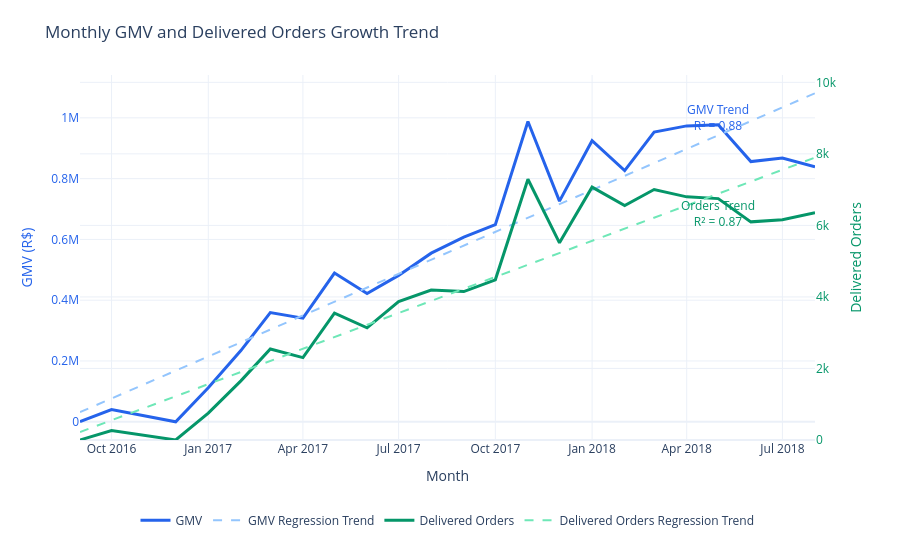

Notebook code for this chart:
### Markdown cell above
### 5.2 Growth Trends and Seasonality

### Code cell
# Build monthly GMV and delivered-order time series
delivered_orders_ts = orders_df.loc[
    orders_df["order_status"].eq("delivered"),
    ["order_id", "order_purchase_timestamp"],
].copy()
delivered_orders_ts["month"] = delivered_orders_ts["order_purchase_timestamp"].dt.to_period("M").dt.to_timestamp()

monthly_orders = (
    delivered_orders_ts.groupby("month", as_index=False)
    .agg(delivered_orders=("order_id", "nunique"))
)
monthly_gmv = (
    items_df.merge(delivered_orders_ts[["order_id", "month"]], on="order_id", how="inner")
    .groupby("month", as_index=False)
    .agg(gmv=("price", "sum"))
)
monthly_market = (
    monthly_orders.merge(monthly_gmv, on="month", how="outer")
    .fillna(0)
    .sort_values("month")
)

# Calculate linear regression trend lines using actual elapsed days
elapsed_days = (monthly_market["month"] - monthly_market["month"].min()).dt.days.to_numpy()
gmv_slope, gmv_intercept = np.polyfit(elapsed_days, monthly_market["gmv"], 1)
orders_slope, orders_intercept = np.polyfit(elapsed_days, monthly_market["delivered_orders"], 1)
monthly_market["gmv_trend"] = gmv_slope * elapsed_days + gmv_intercept
monthly_market["orders_trend"] = orders_slope * elapsed_days + orders_intercept
gmv_r_squared = 1 - ((monthly_market["gmv"] - monthly_market["gmv_trend"]) ** 2).sum() / ((monthly_market["gmv"] - monthly_market["gmv"].mean()) ** 2).sum()
orders_r_squared = 1 - ((monthly_market["delivered_orders"] - monthly_market["orders_trend"]) ** 2).sum() / ((monthly_market["delivered_orders"] - monthly_market["delivered_orders"].mean()) ** 2).sum()
label_index = max(len(monthly_market) - 4, 0)
orders_axis_max = monthly_market["delivered_orders"].max() * 1.4

# Plot monthly GMV and delivered orders with dual Y-axes and regression lines
growth_figure = go.Figure()
growth_figure.add_trace(
    go.Scatter(
        x=monthly_market["month"],
        y=monthly_market["gmv"],
        mode="lines",
        name="GMV",
        line={"color": "#2563EB", "width": 3},
    )
)
growth_figure.add_trace(
    go.Scatter(
        x=monthly_market["month"],
        y=monthly_market["gmv_trend"],
        mode="lines",
        name="GMV Regression Trend",
        line={"color": "#93C5FD", "width": 2, "dash": "dash"},
    )
)
growth_figure.add_trace(
    go.Scatter(
        x=monthly_market["month"],
        y=monthly_market["delivered_orders"],
        mode="lines",
        name="Delivered Orders",
        line={"color": "#059669", "width": 3},
        yaxis="y2",
    )
)
growth_figure.add_trace(
    go.Scatter(
        x=monthly_market["month"],
        y=monthly_market["orders_trend"],
        mode="lines",
        name="Delivered Orders Regression Trend",
        line={"color": "#6EE7B7", "width": 2, "dash": "dash"},
        yaxis="y2",
    )
)
growth_figure.update_layout(
    title="Monthly GMV and Delivered Orders Growth Trend",
    xaxis={"title": "Month"},
    yaxis={"title": {"text": "GMV (R$)", "font": {"color": "#2563EB"}}, "tickfont": {"color": "#2563EB"}},
    yaxis2={"title": {"text": "Delivered Orders", "font": {"color": "#059669"}}, "tickfont": {"color": "#059669"}, "range": [0, orders_axis_max], "overlaying": "y", "side": "right"},
    template="plotly_white",
    height=550,
    legend={"orientation": "h", "y": -0.18, "x": 0.5, "xanchor": "center"},
    margin={"l": 80, "r": 85, "t": 75, "b": 110},
    annotations=[
        {"x": monthly_market["month"].iloc[label_index], "y": monthly_market["gmv_trend"].iloc[label_index], "text": f"GMV Trend<br>R² = {gmv_r_squared:.2f}", "showarrow": False, "font": {"color": "#2563EB"}, "yshift": 18},
        {"x": monthly_market["month"].iloc[label_index], "y": monthly_market["orders_trend"].iloc[label_index], "yref": "y2", "text": f"Orders Trend<br>R² = {orders_r_squared:.2f}", "showarrow": False, "font": {"color": "#059669"}, "yshift": -20},
    ],
)
growth_figure.show()

### Figure 1 — Plotly figure (JSON) as saved in the notebook; plotly's stock layout.template omitted (floating-point values rounded to 4 significant figures)
{"data": [{"line": {"color": "#2563EB", "width": 3}, "mode": "lines", "name": "GMV", "type": "scatter", "x": ["2016-09-01T00:00:00.000000", "2016-10-01T00:00:00.000000", "2016-12-01T00:00:00.000000", "2017-01-01T00:00:00.000000", "2017-02-01T00:00:00.000000", "2017-03-01T00:00:00.000000", "2017-04-01T00:00:00.000000", "2017-05-01T00:00:00.000000", "2017-06-01T00:00:00.000000", "2017-07-01T00:00:00.000000", "2017-08-01T00:00:00.000000", "2017-09-01T00:00:00.000000", "2017-10-01T00:00:00.000000", "2017-11-01T00:00:00.000000", "2017-12-01T00:00:00.000000", "2018-01-01T00:00:00.000000", "2018-02-01T00:00:00.000000", "2018-03-01T00:00:00.000000", "2018-04-01T00:00:00.000000", "2018-05-01T00:00:00.000000", "2018-06-01T00:00:00.000000", "2018-07-01T00:00:00.000000", "2018-08-01T00:00:00.000000"], "y": [135.0, 40330.0, 10.9, 111800.0, 234200.0, 359200.0, 340700.0, 489300.0, 421900.0, 481600.0, 554700.0, 607400.0, 648200.0, 987800.0, 726000.0, 924600.0, 826400.0, 953400.0, 973500.0, 977500.0, 856100.0, 868000.0, 838600.0]}, {"line": {"color": "#93C5FD", "dash": "dash", "width": 2}, "mode": "lines", "name": "GMV Regression Trend", "type": "scatter", "x": ["2016-09-01T00:00:00.000000", "2016-10-01T00:00:00.000000", "2016-12-01T00:00:00.000000", "2017-01-01T00:00:00.000000", "2017-02-01T00:00:00.000000", "2017-03-01T00:00:00.000000", "2017-04-01T00:00:00.000000", "2017-05-01T00:00:00.000000", "2017-06-01T00:00:00.000000", "2017-07-01T00:00:00.000000", "2017-08-01T00:00:00.000000", "2017-09-01T00:00:00.000000", "2017-10-01T00:00:00.000000", "2017-11-01T00:00:00.000000", "2017-12-01T00:00:00.000000", "2018-01-01T00:00:00.000000", "2018-02-01T00:00:00.000000", "2018-03-01T00:00:00.000000", "2018-04-01T00:00:00.000000", "2018-05-01T00:00:00.000000", "2018-06-01T00:00:00.000000", "2018-07-01T00:00:00.000000", "2018-08-01T00:00:00.000000"], "y": [31640.0, 76680.0, 168200.0, 214800.0, 261300.0, 303300.0, 349900.0, 394900.0, 441400.0, 486500.0, 533000.0, 579500.0, 624600.0, 671100.0, 716100.0, 762700.0, 809200.0, 851200.0, 897800.0, 942800.0, 989300.0, 1034000.0, 1081000.0]}, {"line": {"color": "#059669", "width": 3}, "mode": "lines", "name": "Delivered Orders", "type": "scatter", "x": ["2016-09-01T00:00:00.000000", "2016-10-01T00:00:00.000000", "2016-12-01T00:00:00.000000", "2017-01-01T00:00:00.000000", "2017-02-01T00:00:00.000000", "2017-03-01T00:00:00.000000", "2017-04-01T00:00:00.000000", "2017-05-01T00:00:00.000000", "2017-06-01T00:00:00.000000", "2017-07-01T00:00:00.000000", "2017-08-01T00:00:00.000000", "2017-09-01T00:00:00.000000", "2017-10-01T00:00:00.000000", "2017-11-01T00:00:00.000000", "2017-12-01T00:00:00.000000", "2018-01-01T00:00:00.000000", "2018-02-01T00:00:00.000000", "2018-03-01T00:00:00.000000", "2018-04-01T00:00:00.000000", "2018-05-01T00:00:00.000000", "2018-06-01T00:00:00.000000", "2018-07-01T00:00:00.000000", "2018-08-01T00:00:00.000000"], "y": [1, 265, 1, 750, 1653, 2546, 2303, 3546, 3135, 3872, 4193, 4150, 4478, 7289, 5513, 7069, 6555, 7003, 6798, 6749, 6099, 6159, 6351], "yaxis": "y2"}, {"line": {"color": "#6EE7B7", "dash": "dash", "width": 2}, "mode": "lines", "name": "Delivered Orders Regression Trend", "type": "scatter", "x": ["2016-09-01T00:00:00.000000", "2016-10-01T00:00:00.000000", "2016-12-01T00:00:00.000000", "2017-01-01T00:00:00.000000", "2017-02-01T00:00:00.000000", "2017-03-01T00:00:00.000000", "2017-04-01T00:00:00.000000", "2017-05-01T00:00:00.000000", "2017-06-01T00:00:00.000000", "2017-07-01T00:00:00.000000", "2017-08-01T00:00:00.000000", "2017-09-01T00:00:00.000000", "2017-10-01T00:00:00.000000", "2017-11-01T00:00:00.000000", "2017-12-01T00:00:00.000000", "2018-01-01T00:00:00.000000", "2018-02-01T00:00:00.000000", "2018-03-01T00:00:00.000000", "2018-04-01T00:00:00.000000", "2018-05-01T00:00:00.000000", "2018-06-01T00:00:00.000000", "2018-07-01T00:00:00.000000", "2018-08-01T00:00:00.000000"], "y": [222.9, 552.2, 1222.0, 1562.0, 1902.0, 2210.0, 2550.0, 2879.0, 3219.0, 3549.0, 3889.0, 4229.0, 4558.0, 4899.0, 5228.0, 5568.0, 5908.0, 6216.0, 6556.0, 6885.0, 7225.0, 7555.0, 7895.0], "yaxis": "y2"}], "layout": {"annotations": [{"font": {"color": "#2563EB"}, "showarrow": false, "text": "GMV Trend<br>R² = 0.88", "x": "2018-05-01T00:00:00", "y": 942800.0, "yshift": 18}, {"font": {"color": "#059669"}, "showarrow": false, "text": "Orders Trend<br>R² = 0.87", "x": "2018-05-01T00:00:00", "y": 6885.0, "yref": "y2", "yshift": -20}], "height": 550, "legend": {"orientation": "h", "x": 0.5, "xanchor": "center", "y": -0.18}, "margin": {"b": 110, "l": 80, "r": 85, "t": 75}, "title": {"text": "Monthly GMV and Delivered Orders Growth Trend"}, "xaxis": {"title": {"text": "Month"}}, "yaxis": {"tickfont": {"color": "#2563EB"}, "title": {"font": {"color": "#2563EB"}, "text": "GMV (R$)"}}, "yaxis2": {"overlaying": "y", "range": [0, 10200.0], "side": "right", "tickfont": {"color": "#059669"}, "title": {"font": {"color": "#059669"}, "text": "Delivered Orders"}}}}
